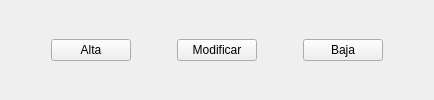
              <widget class="QWidget" name="widget_6" native="true">
               <property name="sizePolicy">
                <sizepolicy hsizetype="Expanding" vsizetype="Expanding">
                 <horstretch>0</horstretch>
                 <verstretch>0</verstretch>
                </sizepolicy>
               </property>
               <layout class="QHBoxLayout" name="horizontalLayout_6">
                <item>
                 <spacer name="horizontalSpacer">
                  <property name="orientation">
                   <enum>Qt::Horizontal</enum>
                  </property>
                  <property name="sizeHint" stdset="0">
                   <size>
                    <width>40</width>
                    <height>20</height>
                   </size>
                  </property>
                 </spacer>
                </item>
                <item>
                 <widget class="QPushButton" name="btnAltaDriver">
                  <property name="text">
                   <string>Alta</string>
                  </property>
                 </widget>
                </item>
                <item>
                 <spacer name="horizontalSpacer_2">
                  <property name="orientation">
                   <enum>Qt::Horizontal</enum>
                  </property>
                  <property name="sizeType">
                   <enum>QSizePolicy::Minimum</enum>
                  </property>
                  <property name="sizeHint" stdset="0">
                   <size>
                    <width>40</width>
                    <height>20</height>
                   </size>
                  </property>
                 </spacer>
                </item>
                <item>
                 <widget class="QPushButton" name="btnModificarDriver">
                  <property name="text">
                   <string>Modificar</string>
                  </property>
                 </widget>
                </item>
                <item>
                 <spacer name="horizontalSpacer_3">
                  <property name="orientation">
                   <enum>Qt::Horizontal</enum>
                  </property>
                  <property name="sizeType">
                   <enum>QSizePolicy::Minimum</enum>
                  </property>
                  <property name="sizeHint" stdset="0">
                   <size>
                    <width>40</width>
                    <height>20</height>
                   </size>
                  </property>
                 </spacer>
                </item>
                <item>
                 <widget class="QPushButton" name="btnBajaDriver">
                  <property name="text">
                   <string>Baja</string>
                  </property>
                 </widget>
                </item>
                <item>
                 <spacer name="horizontalSpacer_4">
                  <property name="orientation">
                   <enum>Qt::Horizontal</enum>
                  </property>
                  <property name="sizeHint" stdset="0">
                   <size>
                    <width>40</width>
                    <height>20</height>
                   </size>
                  </property>
                 </spacer>
                </item>
               </layout>
              </widget>
